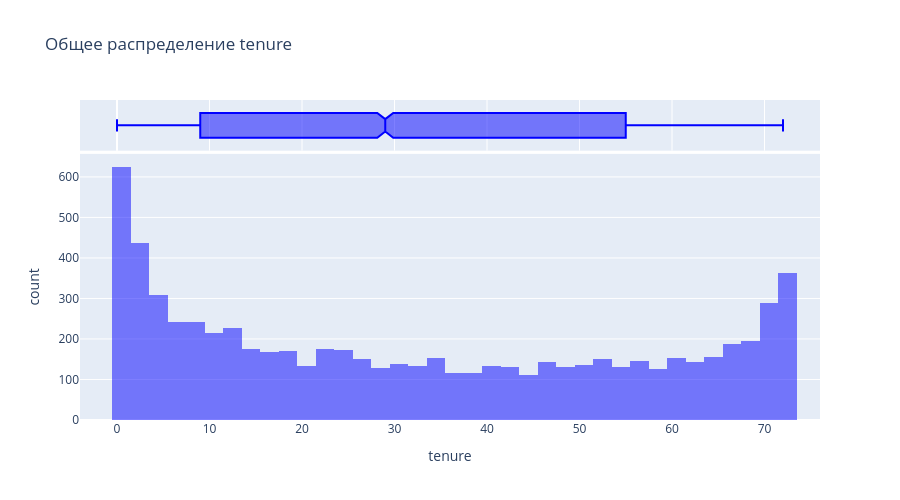
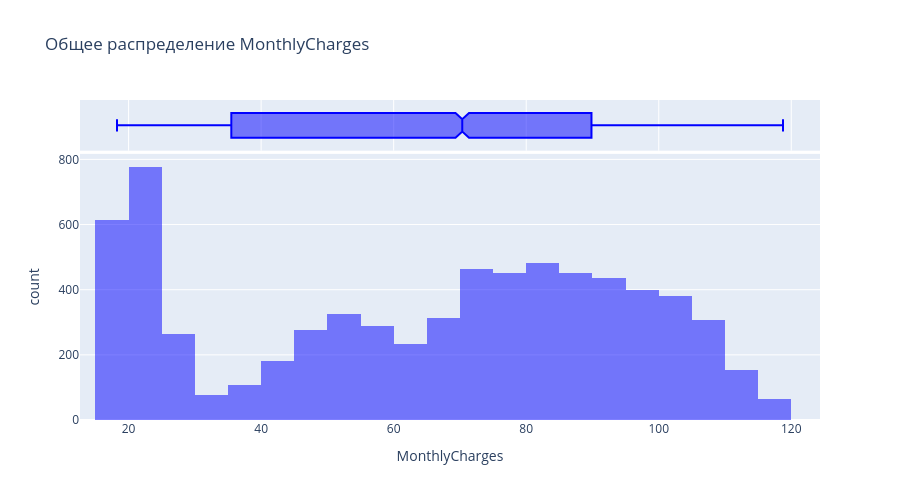
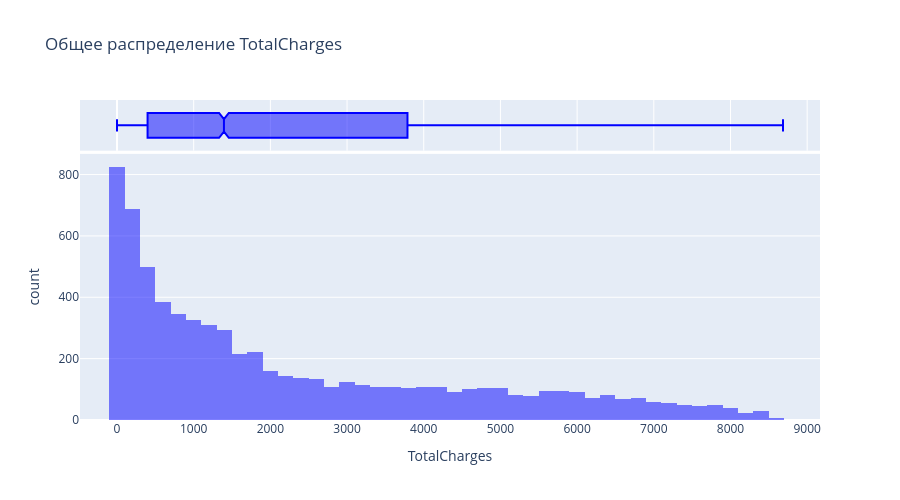

Source (notebook cell) for these figures, in order:
### Code cell
# Общее распределение числовых переменных

numerical_cols = ['tenure', 'MonthlyCharges', 'TotalCharges']

for col in numerical_cols:
    fig = px.histogram(df, x=col,
                        marginal='box',
                        nbins=50,
                        title=f'Общее распределение {col}',
                        color_discrete_sequence=['blue'],
                        barmode='overlay')
    fig.update_layout(height=500)

    print(f'Описание {col}:')
    display(df[col].describe())
    fig.show()

### Figure 1 — Plotly figure (JSON) as saved in the notebook; plotly's stock layout.template omitted (floating-point values rounded to 4 significant figures; data arrays with more than 128 entries replaced by an {"elided": "..."} marker saying what was removed)
{"data": [{"bingroup": "x", "hovertemplate": "tenure=%{x}<br>count=%{y}<extra></extra>", "legendgroup": "", "marker": {"color": "blue", "opacity": 0.5, "pattern": {"shape": ""}}, "name": "", "nbinsx": 50, "orientation": "v", "showlegend": false, "type": "histogram", "x": {"elided": "7043 int values"}, "xaxis": "x", "yaxis": "y"}, {"hovertemplate": "tenure=%{x}<extra></extra>", "legendgroup": "", "marker": {"color": "blue"}, "name": "", "notched": true, "showlegend": false, "type": "box", "x": {"elided": "7043 int values"}, "xaxis": "x2", "yaxis": "y2"}], "layout": {"barmode": "overlay", "height": 500, "legend": {"tracegroupgap": 0}, "title": {"text": "Общее распределение tenure"}, "xaxis": {"anchor": "y", "domain": [0, 1], "title": {"text": "tenure"}}, "xaxis2": {"anchor": "y2", "domain": [0, 1], "matches": "x", "showgrid": true, "showticklabels": false}, "yaxis": {"anchor": "x", "domain": [0, 0.8316], "title": {"text": "count"}}, "yaxis2": {"anchor": "x2", "domain": [0.8416, 1], "matches": "y2", "showgrid": false, "showline": false, "showticklabels": false, "ticks": ""}}}

### Figure 2 — Plotly figure (JSON) as saved in the notebook; plotly's stock layout.template omitted (floating-point values rounded to 4 significant figures; data arrays with more than 128 entries replaced by an {"elided": "..."} marker saying what was removed)
{"data": [{"bingroup": "x", "hovertemplate": "MonthlyCharges=%{x}<br>count=%{y}<extra></extra>", "legendgroup": "", "marker": {"color": "blue", "opacity": 0.5, "pattern": {"shape": ""}}, "name": "", "nbinsx": 50, "orientation": "v", "showlegend": false, "type": "histogram", "x": {"elided": "7043 float values"}, "xaxis": "x", "yaxis": "y"}, {"hovertemplate": "MonthlyCharges=%{x}<extra></extra>", "legendgroup": "", "marker": {"color": "blue"}, "name": "", "notched": true, "showlegend": false, "type": "box", "x": {"elided": "7043 float values"}, "xaxis": "x2", "yaxis": "y2"}], "layout": {"barmode": "overlay", "height": 500, "legend": {"tracegroupgap": 0}, "title": {"text": "Общее распределение MonthlyCharges"}, "xaxis": {"anchor": "y", "domain": [0, 1], "title": {"text": "MonthlyCharges"}}, "xaxis2": {"anchor": "y2", "domain": [0, 1], "matches": "x", "showgrid": true, "showticklabels": false}, "yaxis": {"anchor": "x", "domain": [0, 0.8316], "title": {"text": "count"}}, "yaxis2": {"anchor": "x2", "domain": [0.8416, 1], "matches": "y2", "showgrid": false, "showline": false, "showticklabels": false, "ticks": ""}}}

### Figure 3 — Plotly figure (JSON) as saved in the notebook; plotly's stock layout.template omitted (floating-point values rounded to 4 significant figures; data arrays with more than 128 entries replaced by an {"elided": "..."} marker saying what was removed)
{"data": [{"bingroup": "x", "hovertemplate": "TotalCharges=%{x}<br>count=%{y}<extra></extra>", "legendgroup": "", "marker": {"color": "blue", "opacity": 0.5, "pattern": {"shape": ""}}, "name": "", "nbinsx": 50, "orientation": "v", "showlegend": false, "type": "histogram", "x": {"elided": "7043 float values"}, "xaxis": "x", "yaxis": "y"}, {"hovertemplate": "TotalCharges=%{x}<extra></extra>", "legendgroup": "", "marker": {"color": "blue"}, "name": "", "notched": true, "showlegend": false, "type": "box", "x": {"elided": "7043 float values"}, "xaxis": "x2", "yaxis": "y2"}], "layout": {"barmode": "overlay", "height": 500, "legend": {"tracegroupgap": 0}, "title": {"text": "Общее распределение TotalCharges"}, "xaxis": {"anchor": "y", "domain": [0, 1], "title": {"text": "TotalCharges"}}, "xaxis2": {"anchor": "y2", "domain": [0, 1], "matches": "x", "showgrid": true, "showticklabels": false}, "yaxis": {"anchor": "x", "domain": [0, 0.8316], "title": {"text": "count"}}, "yaxis2": {"anchor": "x2", "domain": [0.8416, 1], "matches": "y2", "showgrid": false, "showline": false, "showticklabels": false, "ticks": ""}}}
